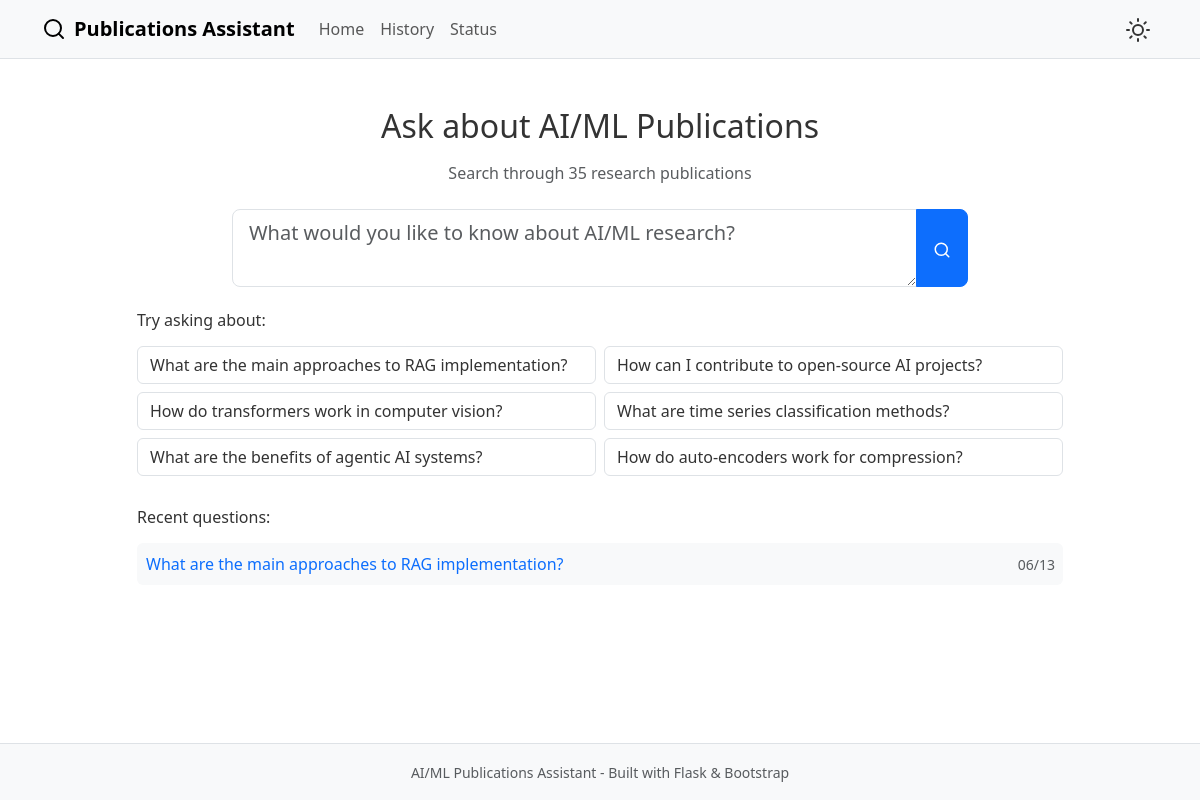
Before: / with the older database file.
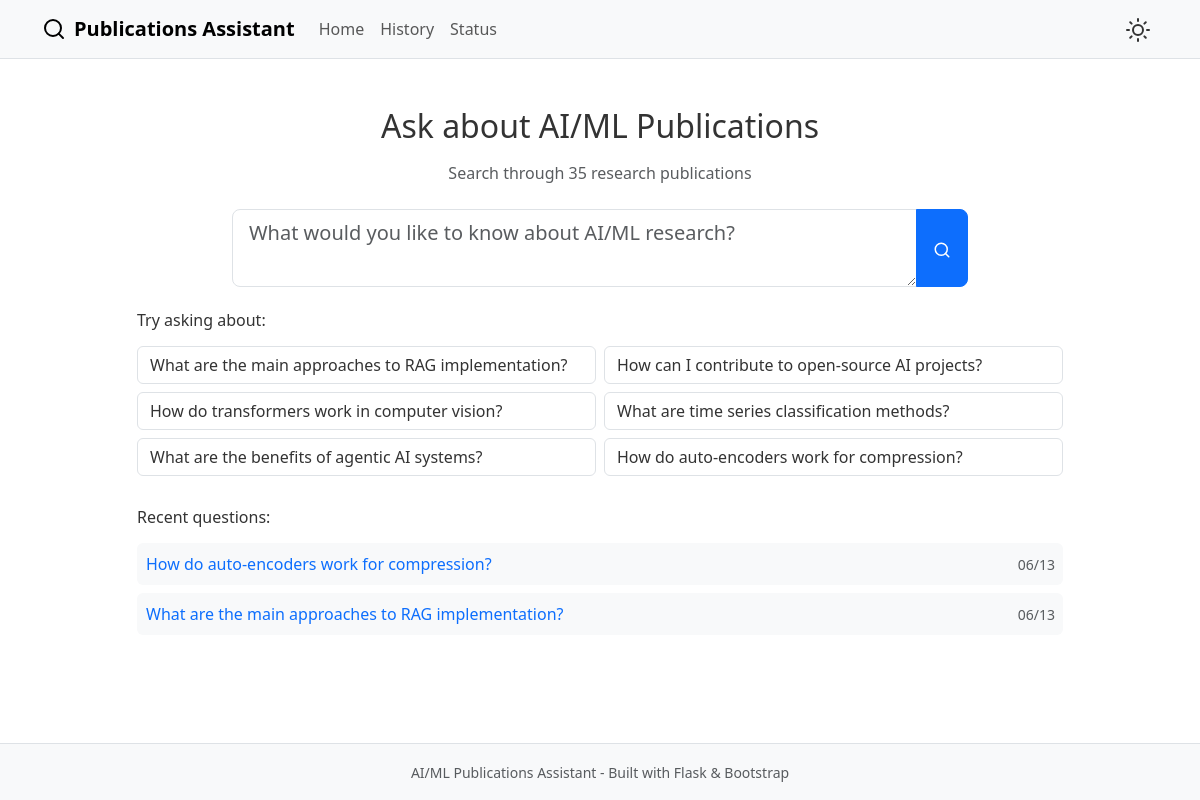
After: the same page with the newer database file.
### models.py (models this page shows, shortened)
class QueryHistory(db.Model):
    id = db.Column(db.Integer, primary_key=True)
    query = db.Column(db.Text, nullable=False)
    response = db.Column(db.Text, nullable=False)
    retrieved_docs = db.Column(db.Text)  # JSON string of retrieved document IDs
    timestamp = db.Column(db.DateTime, default=datetime.utcnow)
    response_time = db.Column(db.Float)  # Response time in seconds

### routes.py (the view)
@app.route('/')
def index():
    if not rag_pipeline.is_initialized:
        try:
            rag_pipeline.initialize()
        except Exception as e:
            logger.error(f"Error initializing RAG pipeline: {e}")
            flash('System initialization failed. Please check configuration.', 'error')
    recent_queries = db.session.query(QueryHistory).order_by(QueryHistory.timestamp.desc()).limit(5).all()
    status = rag_pipeline.get_system_status()
    return render_template('index.html',
                         recent_queries=recent_queries,
                         system_status=status)

### rag_pipeline.py (called while the page is built)
    def get_system_status(self) -> Dict[str, Any]:
        search_stats = self.search_engine.get_stats()
        return {
            'initialized': self.is_initialized,
            'vector_store_stats': search_stats,
            'openai_configured': bool(os.environ.get("OPENAI_API_KEY"))
        }

### simple_search.py (called while the page is built)
    def get_stats(self) -> Dict[str, Any]:
        return {
            'total_documents': len(self.publications),
            'search_method': 'Simple Text Search',
            'initialized': self.is_initialized
        }

### templates/index.html (shortened to what this page needs)
{% extends "base.html" %}
{% block content %}
<div class="container py-5">
    <div class="row mb-4">
        <div class="col-12 text-center">
            <h1 class="h2 mb-3">Ask about AI/ML Publications</h1>
            <p class="text-muted mb-0">
                Search through {{ system_status.vector_store_stats.total_documents if system_status and system_status.vector_store_stats else '35+' }} research publications
            </p>
        </div>
    </div>
    <div class="row mb-4">
        <div class="col-lg-8 mx-auto">
            <form method="POST" action="{{ url_for('ask_question') }}">
                <div class="input-group input-group-lg">
                    <textarea class="form-control"
                            id="query"
                            name="query"
                            rows="2"
                            placeholder="What would you like to know about AI/ML research?"
                            required>{{ query or '' }}</textarea>
                    <button type="submit" class="btn btn-primary">
                        <i data-feather="search" width="18" height="18"></i>
                    </button>
                </div>
            </form>
        </div>
    </div>
    <div class="row mb-4">
        <div class="col-lg-10 mx-auto">
            <h6 class="mb-3">Try asking about:</h6>
            <div class="row g-2">
                <div class="col-md-6">
                    <button class="btn btn-outline-secondary w-100 text-start example-query mb-2">
                        What are the main approaches to RAG implementation?
                    </button>
                    <button class="btn btn-outline-secondary w-100 text-start example-query mb-2">
                        How do transformers work in computer vision?
                    </button>
                    <button class="btn btn-outline-secondary w-100 text-start example-query mb-2">
                        What are the benefits of agentic AI systems?
                    </button>
                </div>
                <div class="col-md-6">
                    <button class="btn btn-outline-secondary w-100 text-start example-query mb-2">
                        How can I contribute to open-source AI projects?
                    </button>
                    <button class="btn btn-outline-secondary w-100 text-start example-query mb-2">
                        What are time series classification methods?
                    </button>
                    <button class="btn btn-outline-secondary w-100 text-start example-query mb-2">
                        How do auto-encoders work for compression?
                    </button>
                </div>
            </div>
        </div>
    </div>
    {% if recent_queries %}
    <div class="row">
        <div class="col-lg-10 mx-auto">
            <h6 class="mb-3">Recent questions:</h6>
            {% for query_item in recent_queries %}
            <div class="d-flex justify-content-between align-items-center mb-2 p-2 bg-light rounded">
                <button class="btn btn-link p-0 text-start example-query text-decoration-none">
                    {{ query_item.query }}
                </button>
                <small class="text-muted">
                    {{ query_item.timestamp.strftime('%m/%d') }}
                </small>
            </div>
            {% endfor %}
        </div>
    </div>
    {% endif %}
</div>
{% endblock %}

Changed rows visible on the page:
added QueryHistory: query "How do auto-encoders work for compression?", timestamp "06/13"
